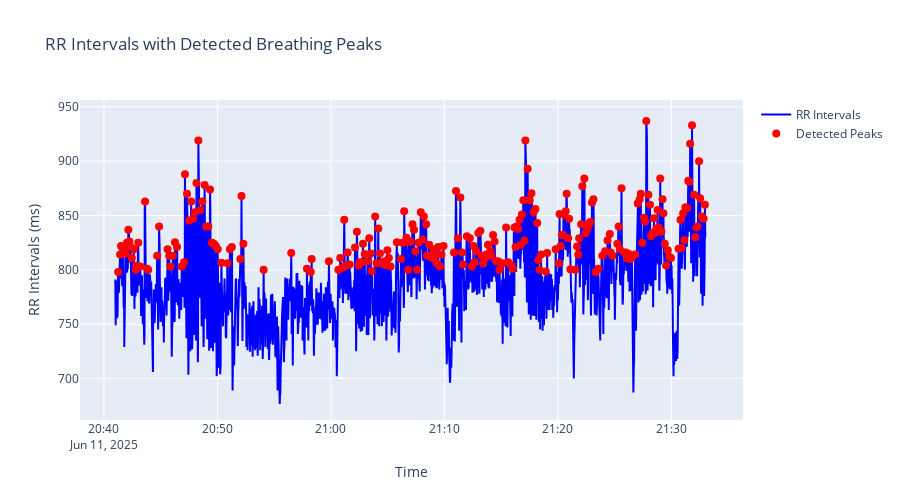

Notebook source saved alongside this figure:
### Markdown cell above
Notice that we can turn on/off signals in the chart above by clicking in the correspondent tick on the top right. Zooming in we can see that we have parts of the RR signal that have a regular pattern likely due to breathing, so we will try to compute the Breath Per Minute metric by finding peaks on this signal.

### Code cell
import numpy as np
from scipy.signal import find_peaks
import plotly.graph_objects as go

# Remove NaN values and get clean RR data
clean_mask = df['rr_mean'].notna()
clean_rr = df['rr_mean'][clean_mask].values
clean_time = df['datetime'][clean_mask]

# Find peaks in the RR signal
# Adjust height and distance parameters as needed
peaks, properties = find_peaks(clean_rr, 
                              height=np.percentile(clean_rr, 60),  # Only peaks above 60th percentile
                              distance=5)  # Minimum 20 samples between peaks

# Calculate time intervals between peaks (in seconds)
peak_times = clean_time.iloc[peaks]
time_intervals = np.diff(peak_times).astype('timedelta64[s]').astype(float)

# Convert to breaths per minute
breaths_per_minute = 60 / time_intervals

# Create visualization
fig = go.Figure()

# Plot RR signal
fig.add_trace(go.Scatter(
    x=clean_time, 
    y=clean_rr,
    mode='lines',
    name='RR Intervals',
    line=dict(color='blue')
))

# Plot detected peaks
fig.add_trace(go.Scatter(
    x=peak_times,
    y=clean_rr[peaks],
    mode='markers',
    name='Detected Peaks',
    marker=dict(color='red', size=8)
))

fig.update_layout(
    title='RR Intervals with Detected Breathing Peaks',
    xaxis_title='Time',
    yaxis_title='RR Intervals (ms)',
    height=500
)

fig.show()

### Figure 1 — Plotly figure (JSON) as saved in the notebook; plotly's stock layout.template omitted (floating-point values rounded to 4 significant figures; data arrays with more than 128 entries replaced by an {"elided": "..."} marker saying what was removed)
{"data": [{"line": {"color": "blue"}, "mode": "lines", "name": "RR Intervals", "type": "scatter", "x": {"elided": "3120 str values"}, "y": {"elided": "3120 float values"}}, {"marker": {"color": "red", "size": 8}, "mode": "markers", "name": "Detected Peaks", "type": "scatter", "x": {"elided": "258 str values"}, "y": {"elided": "258 float values"}}], "layout": {"height": 500, "title": {"text": "RR Intervals with Detected Breathing Peaks"}, "xaxis": {"title": {"text": "Time"}}, "yaxis": {"title": {"text": "RR Intervals (ms)"}}}}
